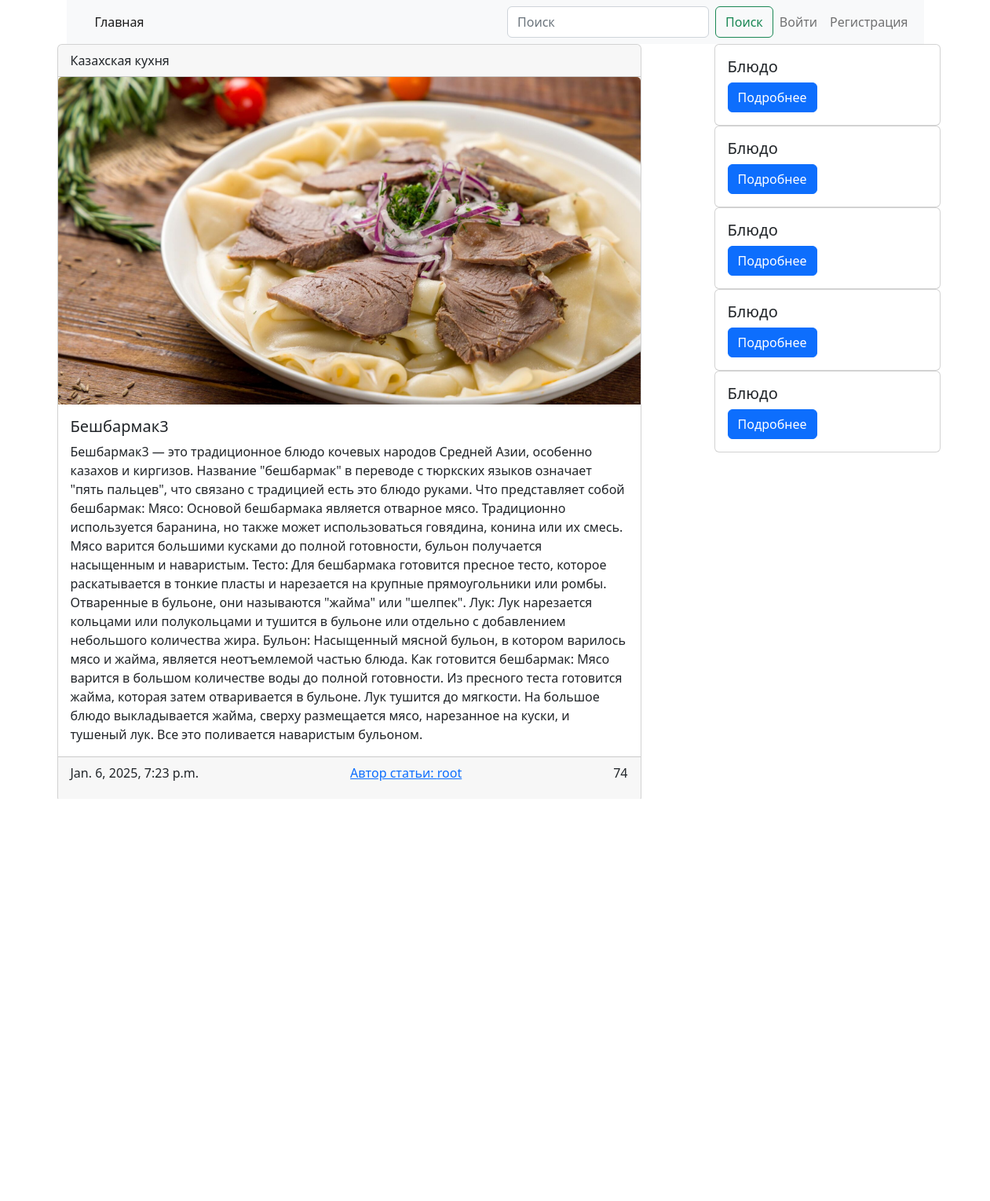
/post/beshbarmak, run on the app's committed database.
### main/models.py (models this page shows, shortened)
class Post(models.Model):
    title = models.CharField(max_length=255, unique=True)
    slug = models.SlugField(max_length=255, unique=True)
    photo = models.ImageField(upload_to='photo/%y/%m/%d', blank=True, null=True)
    author = models.ForeignKey(CustomUser, on_delete=models.CASCADE, related_name='author_posts')
    category = models.ForeignKey('Category', on_delete=models.CASCADE, related_name='posts')
    content = models.TextField()
    created_at = models.DateTimeField(auto_now_add=True)
    updated_at = models.DateTimeField(auto_now=True)
    available = models.BooleanField(default=True)
    class Meta:
        ordering = ['-created_at']
        verbose_name = 'Post'
        verbose_name_plural = 'Posts'

class Category(models.Model):
    name= models.CharField(max_length=100, unique=True)
    slug = models.SlugField(max_length=100, unique=True)

### users/models.py (models this page shows, shortened)
class CustomUser(AbstractUser):
    image = models.ImageField(upload_to='profile_images/%Y/%m/%d', blank=True, null=True)
    phonenumber = models.CharField(max_length=13, blank=True, null=True)
    address = models.CharField(max_length=100, blank=True, null=True)
    def __str__(self):
        return self.username

### main/views.py (the view)
# urls.py: path('post/<slug:post_slug>', views.DetailPage.as_view(), name='detail_page'),
class DetailPage(DetailView):
    template_name = 'main/detail_page.html'
    model = Post
    context_object_name = 'post'
    slug_url_kwarg = 'post_slug'
    def get_context_data(self, **kwargs):
        context = super().get_context_data(**kwargs)
        context['title'] = 'Пост'
        return context

### main/templates/main/detail_page.html (shortened to what this page needs)
{% extends "base.html" %}
        {% block content %}
            <div class="d-flex justify-content-between"><div class="col-8">
                <div class="card"><div class="card-header d-flex justify-content-between">{{post.category.name}}
                </div>
                    <img src="{% if post.photo %}{{post.photo.url}}{% else %}https://www.raumplus.ru/upload/iblock/99e/Skoro-zdes-budet-foto.jpg{% endif %}" class="card-img-top" width="300" alt=""><div class="card-body">
                    <h5 class="card-title">{{ post.title }}</h5>
                    <p class="card-text">
                        {{ post.content }}
                    </p>
                </div>
                    <div class="card-footer d-flex justify-content-between"><p class="card-text">{{ post.updated_at }}</p>
                        <a href="/profile/1">Автор статьи: {{post.author}}</a>
                        <p class="card-text">74</p>
                    </div>
                </div>
                <hr>
                <form action="#!" method="post" , enctype="multipart/form-data">
                    <textarea name="text" cols="40" rows="10" class="form-control" placeholder="Текст вашего комментария" required id="id_text"></textarea>
                    <button class="btn btn-dark" type="submit">Добавить комментарий</button>
                </form>
                <div class="card mt-2"><h5 class="card-header">Какой то человек</h5>
                    <div class="card-body">
                        <p class="card-text">Текст отзыва</p>
                    </div>
                </div>
            </div>
            <div class="col-1"></div>
            <div class="col-4">
                <div class="card" style="width: 18rem;">
                    <div class="card-body"><h5 class="card-title">Блюдо</h5><a href="#!" class="btn btn-primary">Подробнее</a></div>
                </div>
                <div class="card" style="width: 18rem;">
                    <div class="card-body"><h5 class="card-title">Блюдо</h5><a href="#!" class="btn btn-primary">Подробнее</a></div>
                </div>
                <div class="card" style="width: 18rem;">
                    <div class="card-body"><h5 class="card-title">Блюдо</h5><a href="#!" class="btn btn-primary">Подробнее</a></div>
                </div>
                <div class="card" style="width: 18rem;">
                    <div class="card-body"><h5 class="card-title">Блюдо</h5><a href="#!" class="btn btn-primary">Подробнее</a></div>
                </div>
                <div class="card" style="width: 18rem;">
                    <div class="card-body"><h5 class="card-title">Блюдо</h5><a href="#!" class="btn btn-primary">Подробнее</a></div>
                </div>
            </div>
            </div>
        {% endblock content %}

### main/static/main/css/styles.css (style rules this page uses)
html, body { height: 100%; margin: 0; display: flex; flex-direction: column; }

### data on the page
Post: category.name "Казахская кухня", photo (picture), title "Бешбармак3", content "Бешбармак3 — это традиционное блюдо кочевых народов Средней Азии, особенно казахов и киргизов. Название \"бешбармак\" в переводе с тюркских языков означает \"пять пальцев\", что связано с традицией есть это блюдо руками. Что представляет собой бешбармак: Мясо: Основой бешбармака является отварное мясо. Традиционно используется баранина, но также может использоваться говядина, конина или их смесь. Мясо варится большими кусками до полной готовности, бульон получается насыщенным и наваристым. Тесто: Для бешбармака готовится пресное тесто, которое раскатывается в тонкие пласты и нарезается на крупные прямоугольники или ромбы. Отваренные в бульоне, они называются \"жайма\" или \"шелпек\". Лук: Лук…", updated_at "Jan. 6, 2025, 7:23 p.m.", author "root"
